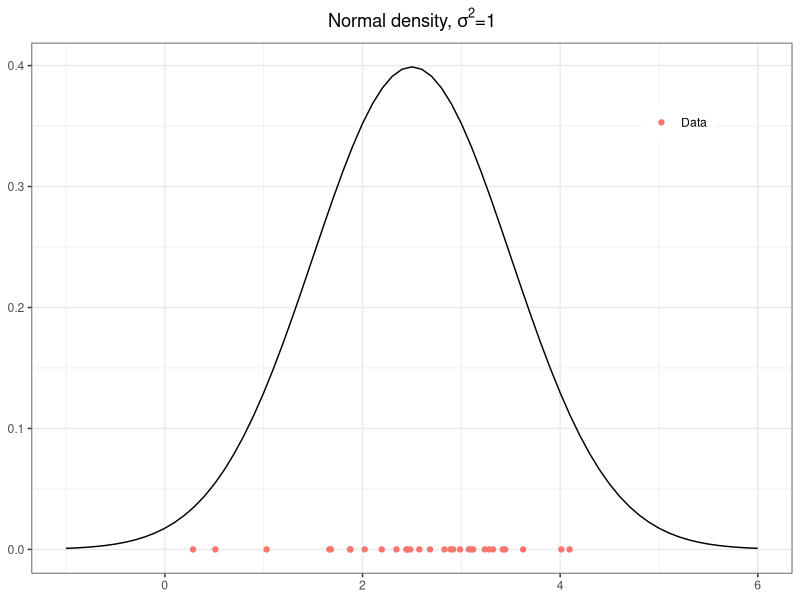
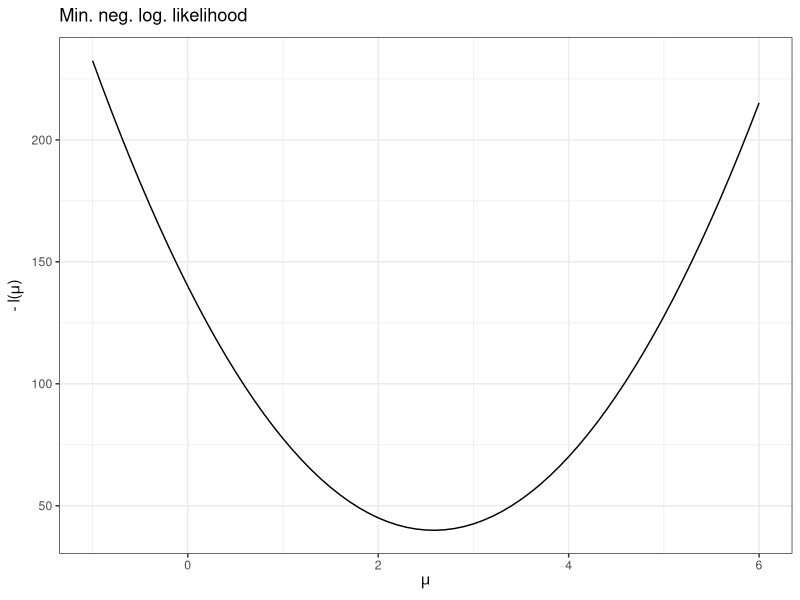
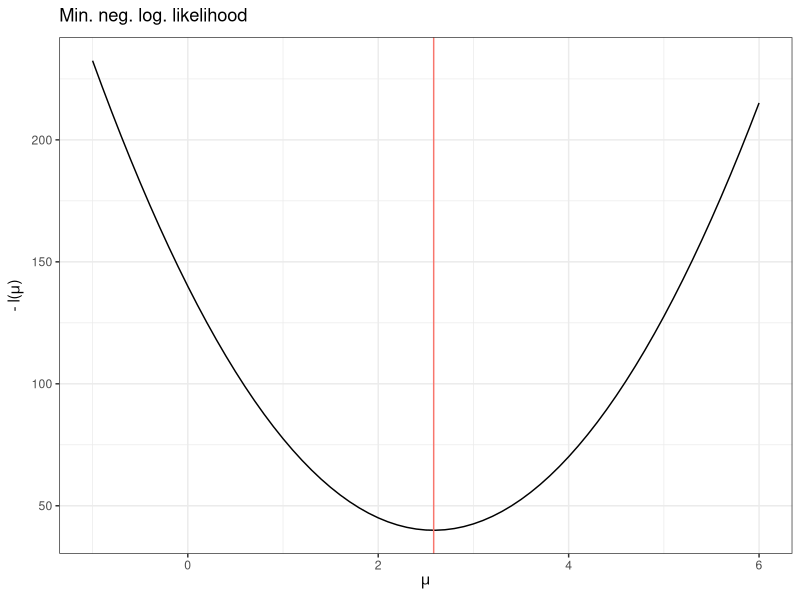
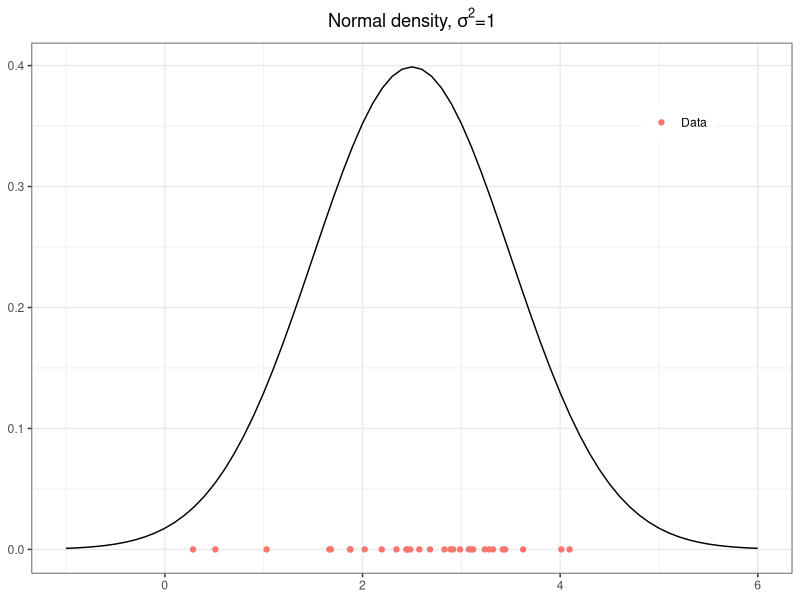
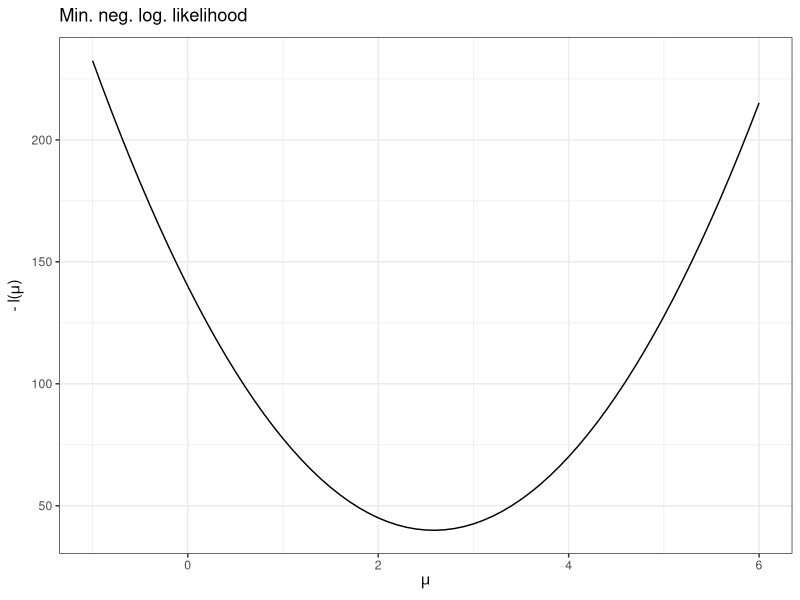
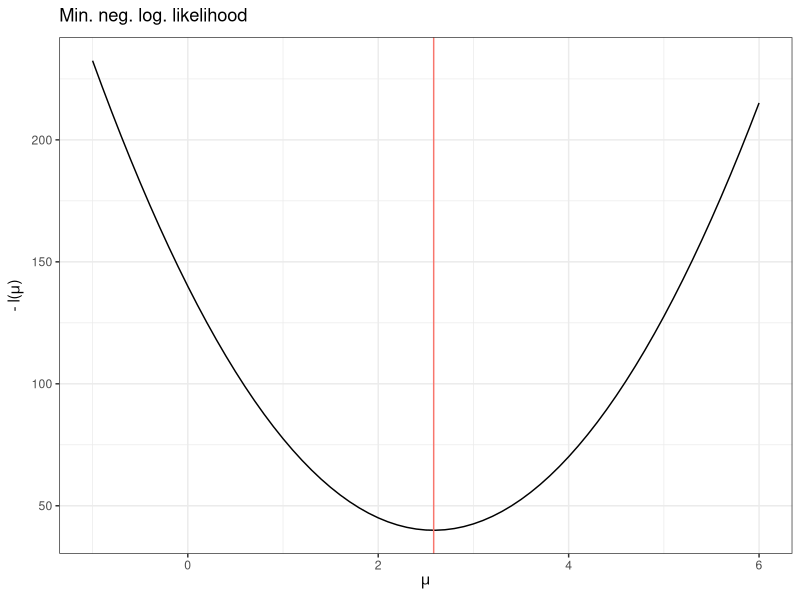

Write the R code that produced these figures, in order.
# ------------------------------------------------------------------------------
# optimization problems

# FIG: normal density and neg log likelihood for mu.
# ------------------------------------------------------------------------------

set.seed(1L)

library(ggplot2)

# ------------------------------------------------------------------------------

# Artificial data (for plotting)
x <- seq(-1, 6, 0.1)

# Observed data 
xi = rnorm(30, mean=2.5, sd = 1)
n <- length(xi)

y <- dnorm(x, mean=2.5, sd=1)
data <- data.frame(x, y)
p1 <- ggplot(data=data, mapping=aes(x=x, y=y)) + geom_line() +
  ylab(expression(paste('f(x | ',mu,', ',sigma,')'))) +
  ggtitle(expression(paste('Normal density, ',sigma^2,'=1'))) 

p1 = p1 + geom_point(data = data.frame(x = xi, y = 0, Type = "Data"), aes(x = x, y = y, colour = Type))
p1 = p1 + theme_bw()
p1 = p1 + theme(legend.position = c(0.85, 0.85), plot.title = element_text(hjust = 0.5), title = element_blank(), legend.key = element_rect(fill = alpha("white", 0.0)))
p1
ggsave("../figure/ml_normal_example_dnorm.pdf", p1, width = 3, height = 3)


# generate data for different mu, sigma^2 is always = 1
mus <- seq(-1, 6, 0.1)
out = lapply(mus, function(mu) {
  (n / 2 * log(2 * pi)) + (1 / 2) * sum((xi - mu)^2)
})
out = unlist(out)

p2 <- ggplot(data=data.frame(x = mus, y = out), mapping=aes(x=x, y=y)) + geom_line() +
  xlab(expression(mu)) + ylab(expression(paste('- l(', mu, ')'))) +
  ggtitle(expression(paste('Min. neg. log. likelihood'))) +
  theme(plot.title = element_text(hjust = 0.5)) + theme_bw()
p2

ggsave("../figure/ml_normal_example_negloglike_nooptim.pdf", p2, width = 3, height = 3)

p2 = p2 + geom_vline(mapping=aes(xintercept=mean(xi)), colour = "#f8766d") 
p2
ggsave("../figure/ml_normal_example_negloglike.pdf", p2, width = 3, height = 3)
